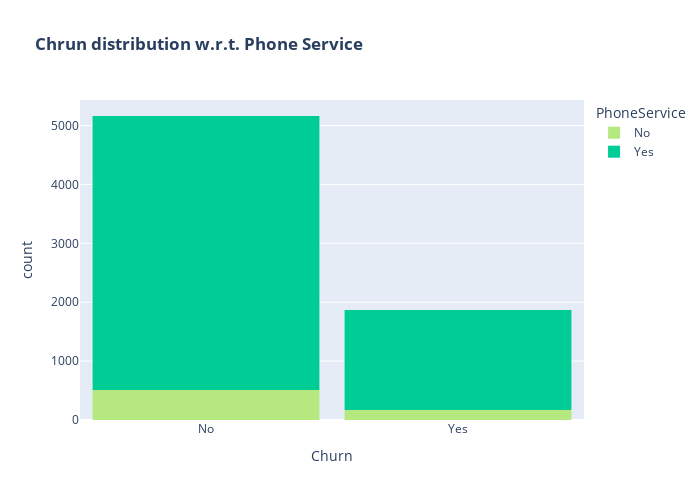

This figure's notebook cell:
### Code cell
color_map = {"Yes": '#00CC96', "No": '#B6E880'}
fig = px.histogram(df, x="Churn", color="PhoneService", title="<b>Chrun distribution w.r.t. Phone Service</b>", color_discrete_map=color_map)
fig.update_layout(width=700, height=500, bargap=0.1)
fig.show()

### Figure 1 — Plotly figure (JSON) as saved in the notebook; plotly's stock layout.template omitted (floating-point values rounded to 4 significant figures; data arrays with more than 128 entries replaced by an {"elided": "..."} marker saying what was removed)
{"data": [{"bingroup": "x", "hovertemplate": "PhoneService=No<br>Churn=%{x}<br>count=%{y}<extra></extra>", "legendgroup": "No", "marker": {"color": "#B6E880", "pattern": {"shape": ""}}, "name": "No", "orientation": "v", "showlegend": true, "type": "histogram", "x": {"elided": "680 str values"}, "xaxis": "x", "yaxis": "y"}, {"bingroup": "x", "hovertemplate": "PhoneService=Yes<br>Churn=%{x}<br>count=%{y}<extra></extra>", "legendgroup": "Yes", "marker": {"color": "#00CC96", "pattern": {"shape": ""}}, "name": "Yes", "orientation": "v", "showlegend": true, "type": "histogram", "x": {"elided": "6352 str values"}, "xaxis": "x", "yaxis": "y"}], "layout": {"bargap": 0.1, "barmode": "relative", "height": 500, "legend": {"title": {"text": "PhoneService"}, "tracegroupgap": 0}, "title": {"text": "<b>Chrun distribution w.r.t. Phone Service</b>"}, "width": 700, "xaxis": {"anchor": "y", "domain": [0, 1], "title": {"text": "Churn"}}, "yaxis": {"anchor": "x", "domain": [0, 1], "title": {"text": "count"}}}}
